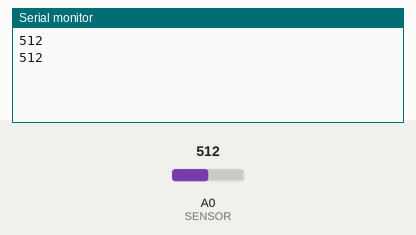
This sketch was run on a simulated Arduino Uno, built with avr-gcc and run on an emulated ATmega328P. Shown: the last lines printed to the serial monitor. The test bench sets the inputs (shaded band); at power-on: A0 (SENSOR) = 512.

Above: at 10.8 s.
10.9 s: A0 (SENSOR) set to 716
At 20.7 s:
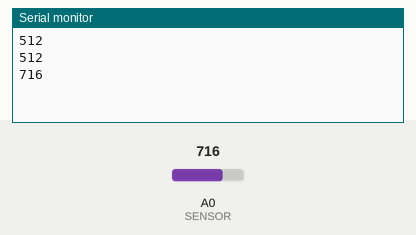
20.9 s: A0 (SENSOR) set to 900
At 31.3 s:
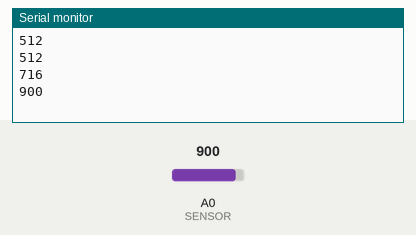
Timing chart, 0 to 32.8 s (numbered marks = the images above; inputs shaded):
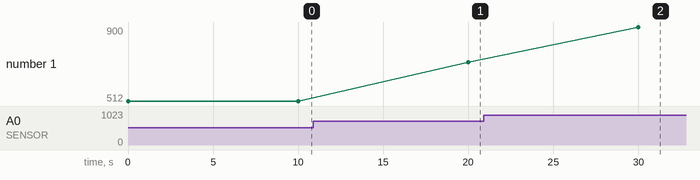

The sketch:

serial_port_ex07.ino
```cpp
const int SENSOR = 0; //フォトセンサが繋がっているピン
int val = 0; //センサからの値を記憶する変数

void setup(){
  Serial.begin(9600); //open serial port
  // 9600bit/sec data transmit
}

void loop(){
  val = analogRead(SENSOR); //read sensor value
  Serial.println(val); //output data to serial port
  delay(10000);
}
```

Measured:
- after the input at 10.9 s, the serial monitor: prints a new line after 9.1 s (image 1)
- after the input at 20.9 s, the serial monitor: prints a new line after 9.1 s (image 2)
- plotted number 1: 512 → 716 after the input at 10.9 s, 716 → 900 after the input at 20.9 s
